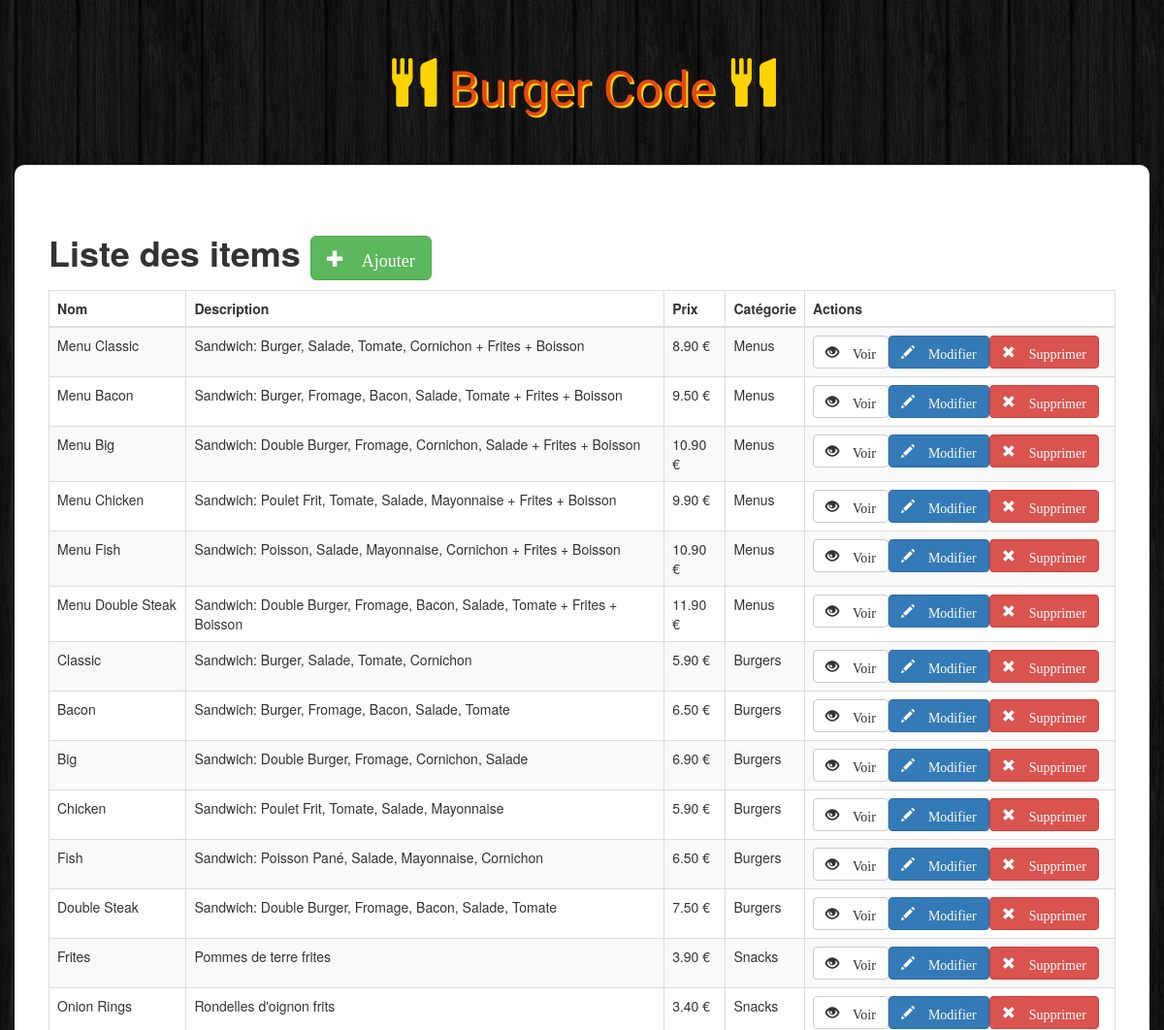
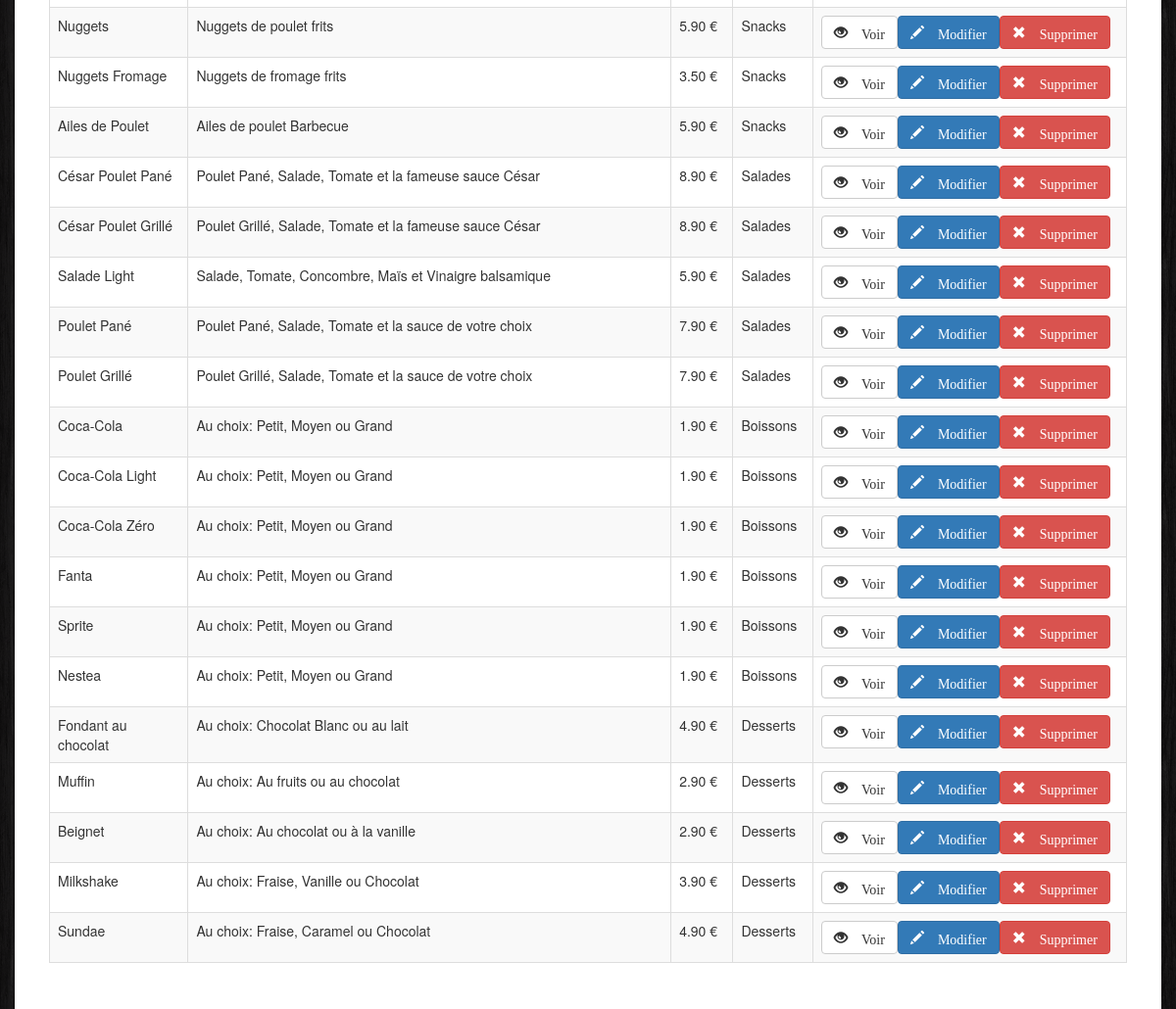
The app's page /admin/index.php with its own data (2 pictures, top to bottom).
### tables this page shows
CREATE TABLE `items` (
  `id` int(11) NOT NULL,
  `name` varchar(100) NOT NULL,
  `description` varchar(255) NOT NULL,
  `price` float NOT NULL,
  `image` varchar(255) NOT NULL,
  `category` int(11) NOT NULL
);

CREATE TABLE `categories` (
  `id` int(11) NOT NULL,
  `name` varchar(100) NOT NULL
);

### admin/index.php (the view, shortened to what this page needs)
<!DOCTYPE html>
<html lang="en">
<head>
    <link rel="stylesheet" href="https://maxcdn.bootstrapcdn.com/bootstrap/3.3.6/css/bootstrap.min.css">
    <link rel="stylesheet" href="../css/styles.css">
</head>
<body>
    <h1 class="text-logo">
        <span class="glyphicon glyphicon-cutlery"></span> Burger Code <span class="glyphicon glyphicon-cutlery"></span>
    </h1>
    <div class="container admin">
        <div class="row">
        <h1><strong>Liste des items</strong>
            <a href="insert.php" class="btn btn-success btn-lg"><span class="glyphicon glyphicon-plus"> Ajouter</span></a>
        </h1>
            <table class="table table-striped table-bordered">
                <thead>
                    <tr>
                        <th>Nom</th>
                        <th>Description</th>
                        <th>Prix</th>
                        <th>Catégorie</th>
                        <th>Actions</th>
                    </tr>
                </thead>
                <tbody>
                    <?php
                        $db = Database::connect();
                        $statement = $db->query('SELECT items.id, items.name, items.description, items.price, categories.name AS category
                        FROM items LEFT JOIN categories ON items.category = categories.id ORDER BY items.id');
                        while($item = $statement->fetch()){
                            echo '<tr>';
                            echo '<td>'. $item['name'] . '</td>';
                            echo '<td>'. $item['description'] . '</td>';
                            echo '<td>'. number_format((float)$item['price'],2,'.','') . ' €' . '</td>';
                            echo '<td>'. $item['category'] . '</td>';
                            echo '<td width="320">';
                            echo '<a class="btn btn-default" href="view.php?id='. $item['id'] .'"><span class="glyphicon glyphicon-eye-open"> Voir</span></a>';
                            echo '<a class="btn btn-primary" href="update.php?id='. $item['id'] .'"><span class="glyphicon glyphicon-pencil"> Modifier</span></a>';
                            echo '<a class="btn btn-danger" href="delete.php?id='. $item['id'] .'"><span class="glyphicon glyphicon-remove"> Supprimer</span></a>';
                            echo '</td>';
                            echo '</tr>';
                        }
                    ?>
                </tbody>
            </table>
        </div>
    </div>
</body>
<html>

### css/styles.css (style rules this page uses)
body { background: url(../images/bg.png); }
.text-logo { font-family: 'Holtwood One SC', sans-serif; color:#e7480f; text-shadow: 2px 2px #ffd301; font-size: 50px; padding: 40px 0px; text-align: center; }
.text-logo .glyphicon { color:#ffd301; text-shadow: 0px 0px #ffd301; }
.admin { background: #fff; padding: 50px; border-radius: 10px; }

### records on screen
items: name "Menu Classic", description "Sandwich: Burger, Salade, Tomate, Cornichon + Frites + Boisson", price "8.90", category.name "Menus"
items: name "Menu Bacon", description "Sandwich: Burger, Fromage, Bacon, Salade, Tomate + Frites + Boisson", price "9.50", category.name "Menus"
items: name "Menu Big", description "Sandwich: Double Burger, Fromage, Cornichon, Salade + Frites + Boisson", price "10.90", category.name "Menus"
items: name "Menu Chicken", description "Sandwich: Poulet Frit, Tomate, Salade, Mayonnaise + Frites + Boisson", price "9.90", category.name "Menus"
items: name "Menu Fish", description "Sandwich: Poisson, Salade, Mayonnaise, Cornichon + Frites + Boisson", price "10.90", category.name "Menus"
items: name "Menu Double Steak", description "Sandwich: Double Burger, Fromage, Bacon, Salade, Tomate + Frites + Boisson", price "11.90", category.name "Menus"
items: name "Classic", description "Sandwich: Burger, Salade, Tomate, Cornichon", price "5.90", category.name "Burgers"
items: name "Bacon", description "Sandwich: Burger, Fromage, Bacon, Salade, Tomate", price "6.50", category.name "Burgers"
items: name "Big", description "Sandwich: Double Burger, Fromage, Cornichon, Salade", price "6.90", category.name "Burgers"
items: name "Chicken", description "Sandwich: Poulet Frit, Tomate, Salade, Mayonnaise", price "5.90", category.name "Burgers"
items: name "Fish", description "Sandwich: Poisson Pané, Salade, Mayonnaise, Cornichon", price "6.50", category.name "Burgers"
items: name "Double Steak", description "Sandwich: Double Burger, Fromage, Bacon, Salade, Tomate", price "7.50", category.name "Burgers"
items: name "Frites", description "Pommes de terre frites", price "3.90", category.name "Snacks"
items: name "Onion Rings", description "Rondelles d'oignon frits", price "3.40", category.name "Snacks"
items: name "Nuggets", description "Nuggets de poulet frits", price "5.90", category.name "Snacks"
items: name "Nuggets Fromage", description "Nuggets de fromage frits", price "3.50", category.name "Snacks"
items: name "Ailes de Poulet", description "Ailes de poulet Barbecue", price "5.90", category.name "Snacks"
items: name "César Poulet Pané", description "Poulet Pané, Salade, Tomate et la fameuse sauce César", price "8.90", category.name "Salades"
items: name "César Poulet Grillé", description "Poulet Grillé, Salade, Tomate et la fameuse sauce César", price "8.90", category.name "Salades"
items: name "Salade Light", description "Salade, Tomate, Concombre, Maïs et Vinaigre balsamique", price "5.90", category.name "Salades"
items: name "Poulet Pané", description "Poulet Pané, Salade, Tomate et la sauce de votre choix", price "7.90", category.name "Salades"
items: name "Poulet Grillé", description "Poulet Grillé, Salade, Tomate et la sauce de votre choix", price "7.90", category.name "Salades"
items: name "Coca-Cola", description "Au choix: Petit, Moyen ou Grand", price "1.90", category.name "Boissons"
items: name "Coca-Cola Light", description "Au choix: Petit, Moyen ou Grand", price "1.90", category.name "Boissons"
items: name "Coca-Cola Zéro", description "Au choix: Petit, Moyen ou Grand", price "1.90", category.name "Boissons"
items: name "Fanta", description "Au choix: Petit, Moyen ou Grand", price "1.90", category.name "Boissons"
items: name "Sprite", description "Au choix: Petit, Moyen ou Grand", price "1.90", category.name "Boissons"
items: name "Nestea", description "Au choix: Petit, Moyen ou Grand", price "1.90", category.name "Boissons"
items: name "Fondant au chocolat", description "Au choix: Chocolat Blanc ou au lait", price "4.90", category.name "Desserts"
items: name "Muffin", description "Au choix: Au fruits ou au chocolat", price "2.90", category.name "Desserts"
items: name "Beignet", description "Au choix: Au chocolat ou à la vanille", price "2.90", category.name "Desserts"
items: name "Milkshake", description "Au choix: Fraise, Vanille ou Chocolat", price "3.90", category.name "Desserts"
items: name "Sundae", description "Au choix: Fraise, Caramel ou Chocolat", price "4.90", category.name "Desserts"
